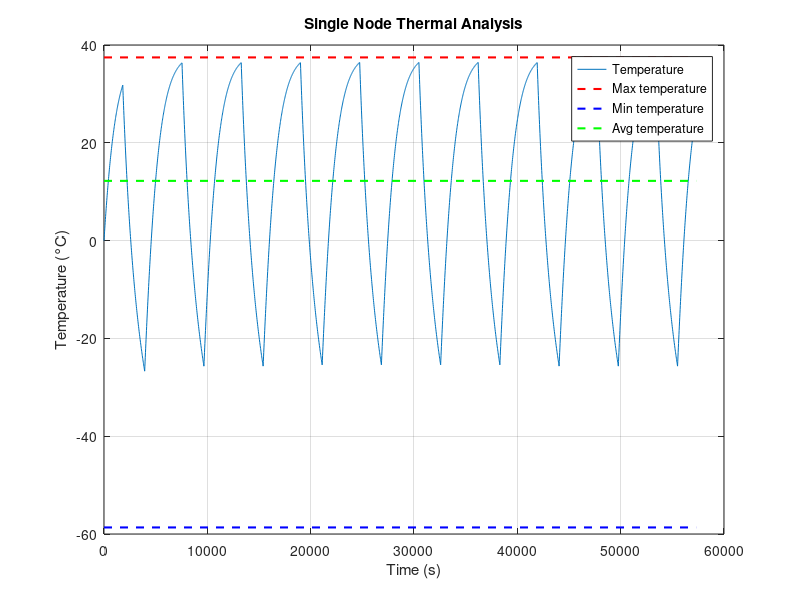

Write the MATLAB code that produced this figure.
clear;
clc;

% Satellite's parameters
r_sat = 0.07214;
A_sat = 4 * pi * r_sat^2;
A_sat_sectional = pi * r_sat^2;
m = 0.4;
c_p = 897;
alfa = 0.92;
epsilon = 0.85;

% Satellite's orbit
h_orbit = 550000;

% Constants
stefan_boltzmann_const = 5.6704 * 10^-8;
standard_gravitational_param = 3.986 * 10^14; 
R_earth = 6371000;

% Heat fluxes (W/m^2)
q_sun = 1322;
q_earth = 228;

% Sun's reflection from the earth (%)
albedo = 0.14;

% Rates of heat transfers (W)
Q_insinde = 0.3 * A_sat_sectional * 0.5 * q_sun;
Q_sun = alfa * q_sun * A_sat_sectional;
Q_albedo = albedo * Q_sun;
Q_earth = alfa * q_earth * A_sat_sectional;


% The angle between satellites's orbital plane around Earth and the geocentric position of the sun
beta = 0;

% Beta angle where shifted to eclipse
beta_crit = asind(R_earth / (R_earth + h_orbit));

% Fraction of time in orbit spent in eclipse (%)
if abs(beta) < beta_crit
    eclipse = (1/180) * acosd((sqrt(h_orbit^2 + 2 * R_earth * h_orbit)) / ((R_earth + h_orbit) * cosd(beta)));
elseif abs(beta) >= beta_crit
    eclipse = 0;
end



% Maximum temperature, in the sun
T_max = ((Q_sun + Q_albedo + Q_earth + Q_insinde) / (epsilon * A_sat * stefan_boltzmann_const))^(1/4);
T_max_celsius = T_max - 273.15


% Minimum temperature, in eclipse
T_min = ((Q_earth + Q_insinde) / (epsilon * A_sat * stefan_boltzmann_const))^(1/4);
T_min_celsius = T_min - 273.15


% Average temperature in orbit
T_avg = ((eclipse * (Q_earth + Q_insinde) + (1 - eclipse) * (Q_sun + Q_albedo + Q_earth + Q_insinde)) / ...
        (epsilon * A_sat * stefan_boltzmann_const))^(1/4);
T_avg_celsius = T_avg - 273.15



% Orbital period (s)
tau = 2 * pi * sqrt(((h_orbit + R_earth)^3) / standard_gravitational_param);


% Set up of times and sample sizes for the plotting of the data
n = 3000;
delta_tau = 10*tau/n;
times = linspace(0, 10*tau, n);


% Eclipse timing borders
ecl_border1 = (tau/2) * (1 - eclipse);
ecl_border2 = (tau/2) * (1 + eclipse);

% List for temperatures, let's start from 0°C
temps = [273.15];

for i = 1:1:n-1
    % Switch function turn off solar radiation, when in eclipse 
    switch_func = 0.5 * (sign((cosd((360/tau)*times(i))+0.4))+1);
    
    % Calculated heat transfer in a certain time
    Q_in = q_earth * A_sat_sectional + alfa * (1 + albedo) * q_sun * A_sat_sectional * switch_func;
    Q_radiation = A_sat * epsilon * stefan_boltzmann_const * (temps(i))^4;
    temps(i+1) = temps(i) + (delta_tau / (m * c_p)) * (Q_insinde - Q_radiation + Q_in);
end



% Change units to °C
temps_c = temps - 273.15;


% Plot temperatures
plot(times, temps_c);
hold on;

% Set axis labels and title
xlabel('Time (s)')
ylabel('Temperature (°C)')
title('Single Node Thermal Analysis')

% Draw max, min, and average temperatures
plot([times(1), times(end)], [T_max_celsius, T_max_celsius], 'r--', 'LineWidth', 1.5);
plot([times(1), times(end)], [T_min_celsius, T_min_celsius], 'b--', 'LineWidth', 1.5);
plot([times(1), times(end)], [T_avg_celsius, T_avg_celsius], 'g--', 'LineWidth', 1.5);

% Add legend and grid
legend('Temperature', 'Max temperature', 'Min temperature', 'Avg temperature');
grid on;







